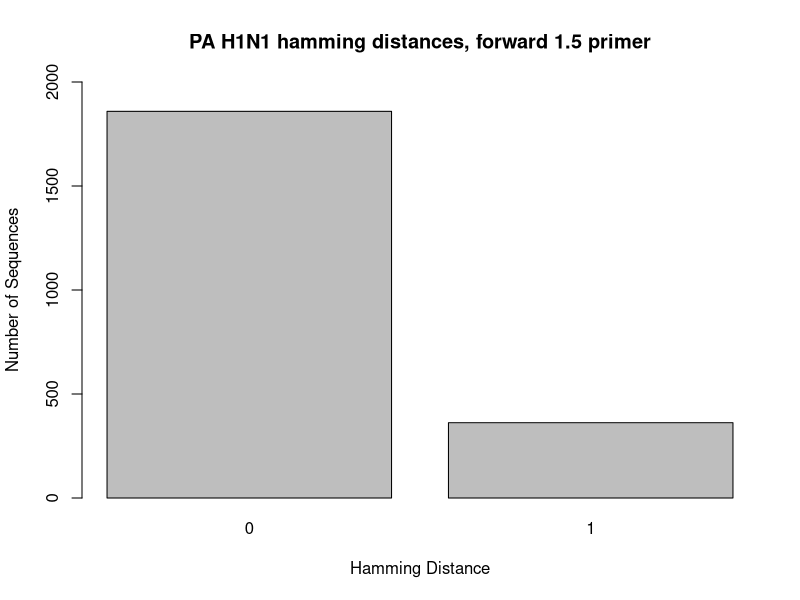
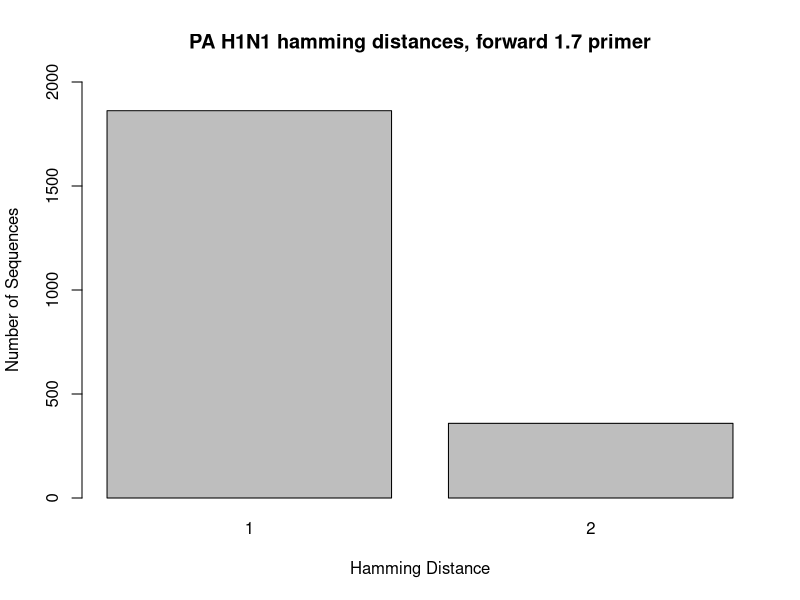
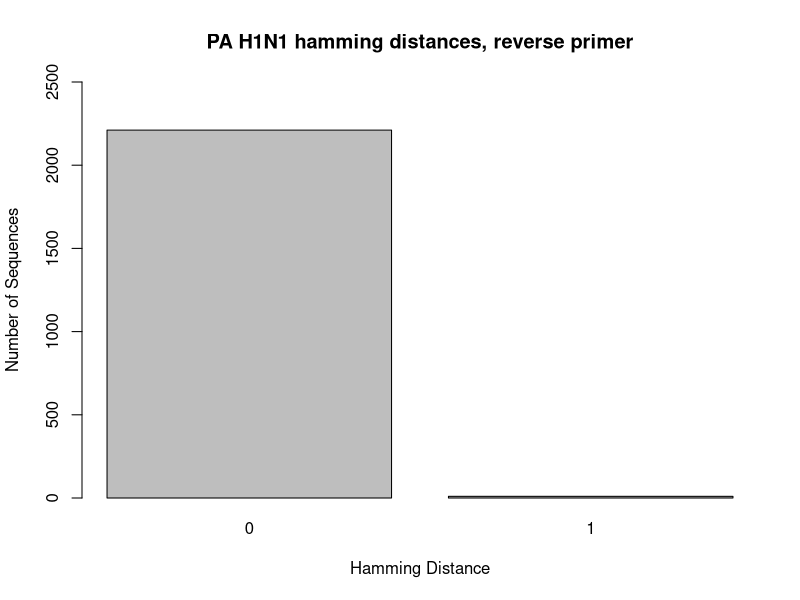
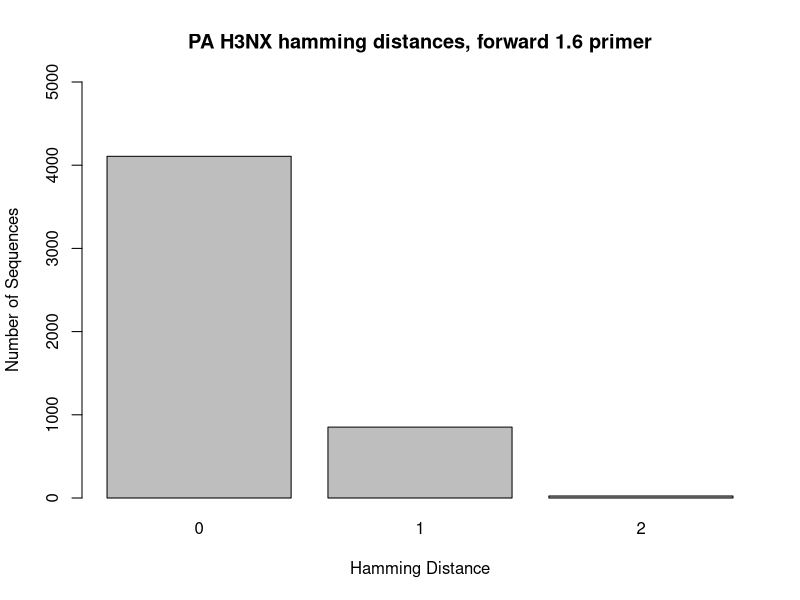
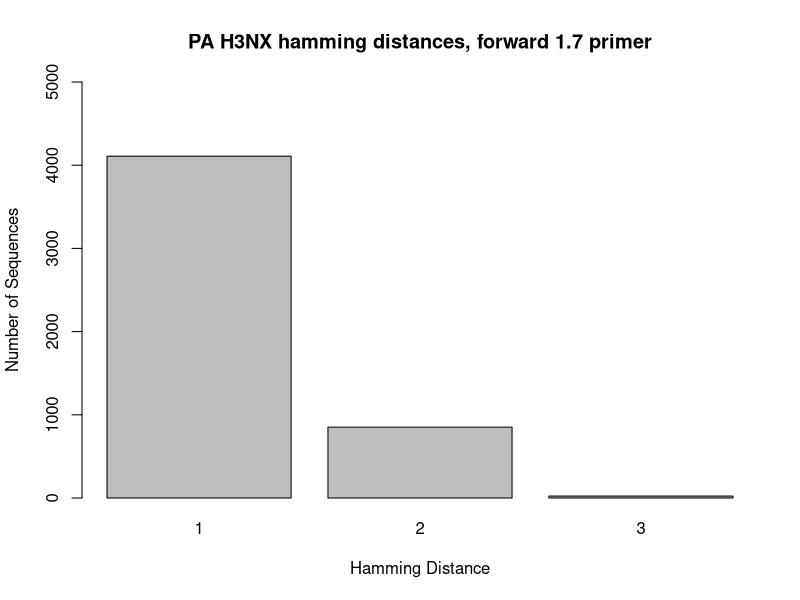
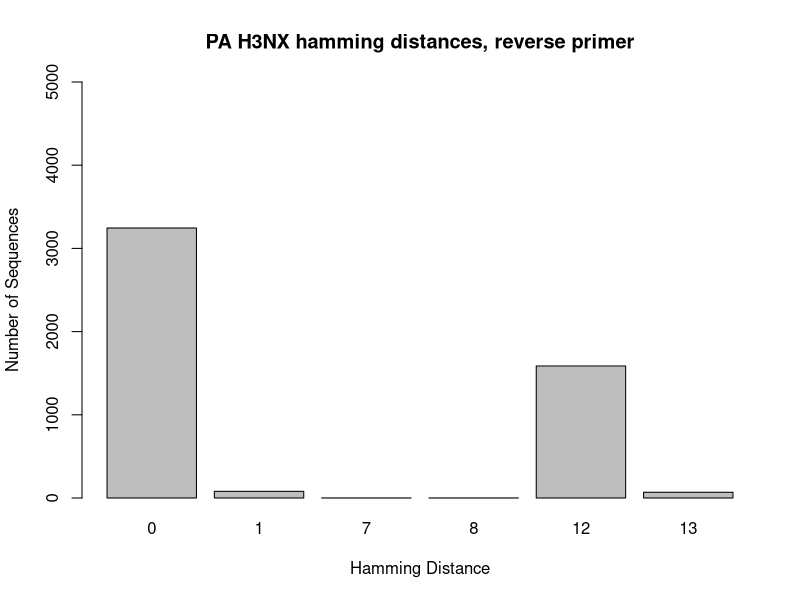
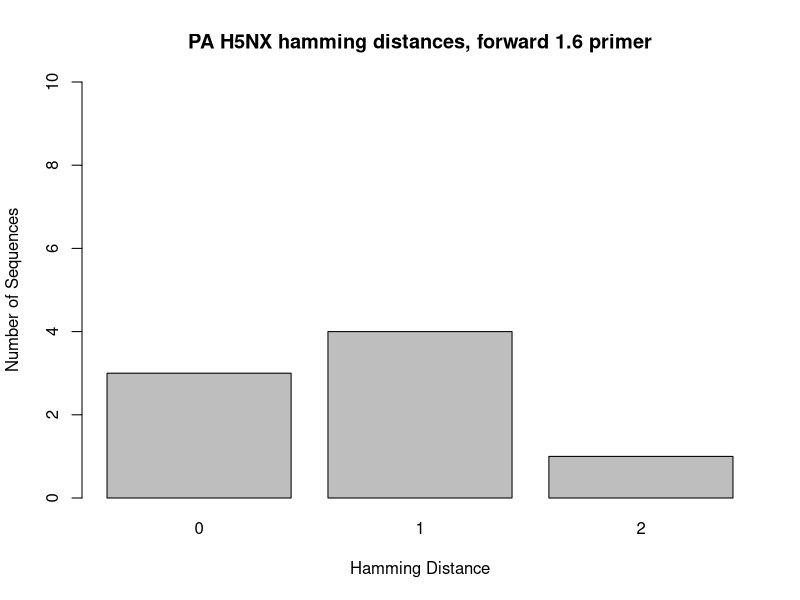
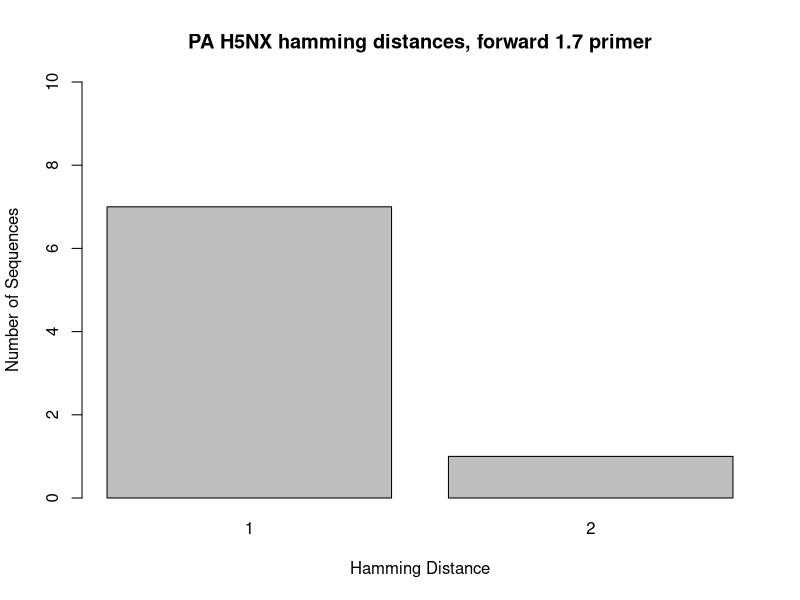

Write the R code that produced these figures, in order.
## ---- chunk 1
knitr::opts_chunk$set(root.dir = "C:/Users/Lexie Christopoulos/Repos/GenomeSequencing-/db/", echo = TRUE)
## ---- chunk 2
#in console: setwd("C:/Users/Lexie Christopoulos/Repos/GenomeSequencing-/db/PA")
## ---- chunk 3
PA_H1_F1 <- read.csv("hamming_distance_results/PA_H1_PA_Forward_1.5_results_NCR.csv")

PA_H1_1 <- PA_H1_F1[-c(2222, 2223, 2224),]

barplot(table(PA_H1_1$hamming_distance), main = "PA H1N1 hamming distances, forward 1.5 primer", xlab = "Hamming Distance", ylab = "Number of Sequences", ylim = c(0,2000))
## ---- chunk 4
PA_H1_F2 <- read.csv("hamming_distance_results/PA_H1_PA_Forward_1.7_results_NCR.csv")

PA_H1_2 <- PA_H1_F2[-c(2222, 2223, 2224),]

barplot(table(PA_H1_2$hamming_distance), main = "PA H1N1 hamming distances, forward 1.7 primer", xlab = "Hamming Distance", ylab = "Number of Sequences", ylim = c(0,2000))
## ---- chunk 5
PA_H1_R <- read.csv("hamming_distance_results/PA_H1_PA_Reverse_2.7_results_NCR.csv")

PA_H1_3 <- PA_H1_R[-c(2222),]

barplot(table(PA_H1_3$hamming_distance), main = "PA H1N1 hamming distances, reverse primer", xlab = "Hamming Distance", ylab = "Number of Sequences", ylim = c(0,2500))
## ---- chunk 6
PA_H3_F1 <- read.csv("hamming_distance_results/PA_H3_PA_Forward_1.6_results_NCR.csv")

PA_H3_1 <- PA_H3_F1[-c(4984, 4985, 4986),]

barplot(table(PA_H3_1$hamming_distance), main = "PA H3NX hamming distances, forward 1.6 primer", xlab = "Hamming Distance", ylab = "Number of Sequences", ylim = c(0,5000))
## ---- chunk 7
PA_H3_F2 <- read.csv("hamming_distance_results/PA_H3_PA_Forward_1.7_results_NCR.csv")

PA_H3_2 <- PA_H3_F2[-c(4984, 4985, 4986),]

barplot(table(PA_H3_2$hamming_distance), main = "PA H3NX hamming distances, forward 1.7 primer", xlab = "Hamming Distance", ylab = "Number of Sequences", ylim = c(0,5000))
## ---- chunk 8
PA_H3_R <- read.csv("hamming_distance_results/PA_H3_PA_Reverse_2.7_results_NCR.csv")

PA_H3_3 <- PA_H3_R[-c(4984),]

barplot(table(PA_H3_3$hamming_distance), main = "PA H3NX hamming distances, reverse primer", xlab = "Hamming Distance", ylab = "Number of Sequences", ylim = c(0,5000))
## ---- chunk 9
PA_H5_F1 <- read.csv("hamming_distance_results/PA_H5_PA_Forward_1.6_results_NCR.csv")

PA_H5_1 <- PA_H5_F1[-c(9, 10, 11),]

barplot(table(PA_H5_1$hamming_distance), main = "PA H5NX hamming distances, forward 1.6 primer", xlab = "Hamming Distance", ylab = "Number of Sequences", ylim = c(0,10))
## ---- chunk 10
PA_H5_F2 <- read.csv("hamming_distance_results/PA_H5_PA_Forward_1.7_results_NCR.csv")

PA_H5_2 <- PA_H5_F2[-c(9, 10, 11),]

barplot(table(PA_H5_2$hamming_distance), main = "PA H5NX hamming distances, forward 1.7 primer", xlab = "Hamming Distance", ylab = "Number of Sequences", ylim = c(0,10))
## ---- chunk 11
PA_H5_R <- read.csv("hamming_distance_results/PA_H5_PA_Reverse_2.7_results_NCR.csv")

PA_H5_3 <- PA_H5_R[-c(9),]

barplot(table(PA_H5_3$hamming_distance), main = "PA H5NX hamming distances, reverse primer", xlab = "Hamming Distance", ylab = "Number of Sequences", ylim = c(0,10))
## ---- chunk 12
PA_H7_F1 <- read.csv("hamming_distance_results/PA_H7_PA_Forward_1.5_results_NCR.csv")

PA_H7_1 <- PA_H7_F1[-c(92, 93, 94),]

barplot(table(PA_H7_1$hamming_distance), main = "PA H7N9 hamming distances, forward 1.5 primer", xlab = "Hamming Distance", ylab = "Number of Sequences", ylim = c(0,100))
## ---- chunk 13
PA_H7_F2 <- read.csv("hamming_distance_results/PA_H7_PA_Forward_1.7_results_NCR.csv")

PA_H7_2 <- PA_H7_F2[-c(92, 93, 94),]

barplot(table(PA_H7_2$hamming_distance), main = "PA H7N9 hamming distances, forward 1.7 primer", xlab = "Hamming Distance", ylab = "Number of Sequences", ylim = c(0,100))
## ---- chunk 14
PA_H7_R <- read.csv("hamming_distance_results/PA_H7_PA_Reverse_2.7_results_NCR.csv")

PA_H7_3 <- PA_H7_R[-c(92, 93, 94),]

barplot(table(PA_H7_3$hamming_distance), main = "PA H7N9 hamming distances, reverse primer", xlab = "Hamming Distance", ylab = "Number of Sequences", ylim = c(0,100))
## ---- chunk 15
PA_H9_F1 <- read.csv("hamming_distance_results/PA_H9_PA_Forward_1.5_results_NCR.csv")

PA_H9_1 <- PA_H9_F1[-c(8, 9, 10),]

barplot(table(PA_H9_1$hamming_distance), main = "PA H9N2 hamming distances, forward 1.5 primer", xlab = "Hamming Distance", ylab = "Number of Sequences", ylim = c(0,10))
## ---- chunk 16
PA_H9_F2 <- read.csv("hamming_distance_results/PA_H9_PA_Forward_1.7_results_NCR.csv")

PA_H9_2 <- PA_H9_F2[-c(8, 9, 10),]

barplot(table(PA_H9_2$hamming_distance), main = "PA H9N2 hamming distances, forward 1.7 primer", xlab = "Hamming Distance", ylab = "Number of Sequences", ylim = c(0,10))
## ---- chunk 17
PA_H9_R <- read.csv("hamming_distance_results/PA_H9_PA_Reverse_2.7_results_NCR.csv")

PA_H9_3 <- PA_H9_R[-c(8),]

barplot(table(PA_H9_3$hamming_distance), main = "PA H9N2 hamming distances, reverse primer", xlab = "Hamming Distance", ylab = "Number of Sequences", ylim = c(0,10))
